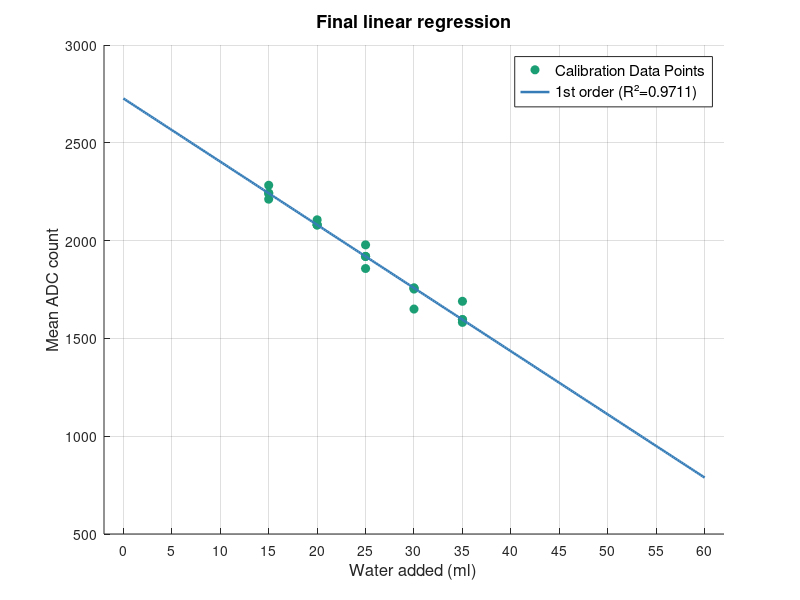

Write MATLAB code to recreate this figure.
ml = [0, 5, 10, 15, 20, 25, 30, 35, 40, 45, 50, 55, 60]';
adc_set1 = [3847.72, 3298.15, 2598.20, 2242.15, 2080.62, 1919.09, 1757.56, ...
            1596.04, 1509.30, 1499.82, 1382.95, 1358.68, 1350.32]';
adc_set2 = [3847.72, 3298.15, 2598.20, 2242.15, 2080.62, 1919.09, 1757.56, ...
            1596.04, 1509.30, 1499.82, 1382.95, 1358.68, 1350.32]';
adc_set3 = [3850.20, 3264.65, 2503.15, 2282.80, 2080.50, 1978.30, 1752.30, ...
            1689.65, 1687.35, 1557.70, 1384.55, 1376.20, 1353.75]';
adc_set4 = [3845.25, 3331.65, 2693.25, 2211.85, 2106.25, 1857.35, 1650.05, ...
            1581.90, 1331.25, 1441.95, 1381.35, 1341.15, 1346.90]';

% Combine into single vectors
mask    = ml >= 15 & ml <= 35;
ml_all  = [ml(mask); ml(mask); ml(mask); ml(mask)];
adc_all = [adc_set1(mask); adc_set2(mask); adc_set3(mask); adc_set4(mask)];


ml_fine = linspace(0, 60, 300)';

% Fit
p1 = polyfit(ml_all, adc_all, 1);
%p2 = polyfit(ml_all, adc_all, 2);

% R²
ss_tot = sum((adc_all - mean(adc_all)).^2);
r2 = @(p) 1 - sum((adc_all - polyval(p, ml_all)).^2) / ss_tot;

figure;
hold on;

plot(ml_all, adc_all, 'o', 'Color', [0.11 0.62 0.46], ...
    'MarkerFaceColor', [0.11 0.62 0.46], 'MarkerSize', 6, ...
    'DisplayName', 'Calibration Data Points');

plot(ml_fine, polyval(p1, ml_fine), '-', 'Color', [0.21 0.49 0.72], ...
    'LineWidth', 1.8, 'DisplayName', sprintf('1st order (R²=%.4f)', r2(p1)));

%plot(ml_fine, polyval(p2, ml_fine), '-', 'Color', [0.84 0.37 0.19], ...
%    'LineWidth', 1.8, 'DisplayName', sprintf('2nd order (R²=%.4f)', r2(p2)));

hold off;
xlabel('Water added (ml)', 'FontSize', 12);
ylabel('Mean ADC count',   'FontSize', 12);
title('Final linear regression', 'FontSize', 13);
legend('Location', 'northeast', 'FontSize', 11);
grid on;
xlim([-2, 62]);
set(gca, 'XTick', 0:5:60);

fprintf('\n--- Polynomial fit coefficients ---\n\n');
fprintf('1st order: ADC = %.4f * ml + %.4f\n', p1(1), p1(2));
%fprintf('2nd order: ADC = %.4f * ml^2 + %.4f * ml + %.4f\n', p2(1), p2(2), p2(3));
